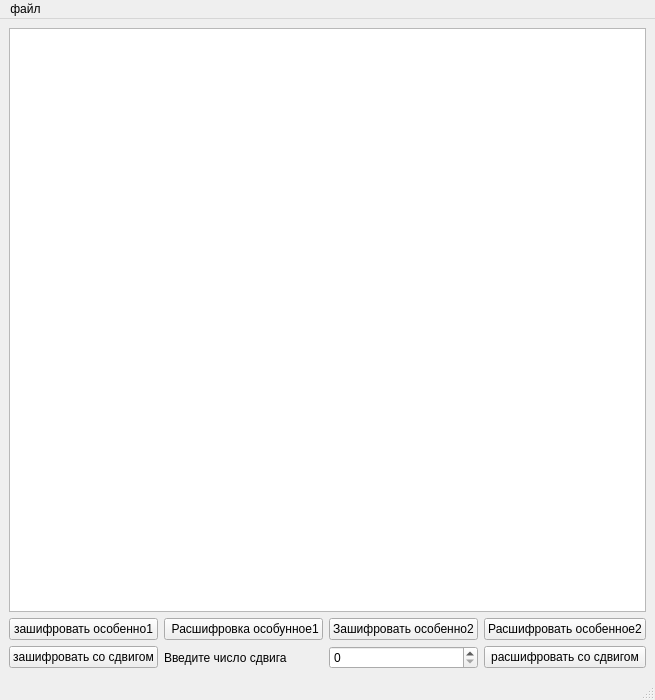
<?xml version="1.0" encoding="UTF-8"?>
<ui version="4.0">
 <class>MainWindow</class>
 <widget class="QMainWindow" name="MainWindow">
  <property name="geometry">
   <rect>
    <x>0</x>
    <y>0</y>
    <width>600</width>
    <height>700</height>
   </rect>
  </property>
  <property name="windowTitle">
   <string>MainWindow</string>
  </property>
  <widget class="QWidget" name="centralwidget">
   <layout class="QGridLayout" name="gridLayout">
    <item row="3" column="2">
     <widget class="QSpinBox" name="spinBox"/>
    </item>
    <item row="3" column="0">
     <widget class="QPushButton" name="pushButton">
      <property name="text">
       <string>зашифровать со сдвигом</string>
      </property>
     </widget>
    </item>
    <item row="3" column="3">
     <widget class="QPushButton" name="pushButton_2">
      <property name="text">
       <string>расшифровать со сдвигом</string>
      </property>
     </widget>
    </item>
    <item row="0" column="0" colspan="4">
     <widget class="QTextEdit" name="textEdit"/>
    </item>
    <item row="3" column="1">
     <widget class="QLabel" name="label">
      <property name="text">
       <string>Введите число сдвига</string>
      </property>
     </widget>
    </item>
    <item row="1" column="0">
     <widget class="QPushButton" name="pushButton_3">
      <property name="text">
       <string>зашифровать особенно1</string>
      </property>
     </widget>
    </item>
    <item row="1" column="1">
     <widget class="QPushButton" name="pushButton_4">
      <property name="text">
       <string> Расшифровка особунное1</string>
      </property>
     </widget>
    </item>
    <item row="1" column="2">
     <widget class="QPushButton" name="pushButton_5">
      <property name="text">
       <string>Зашифровать особенно2</string>
      </property>
     </widget>
    </item>
    <item row="1" column="3">
     <widget class="QPushButton" name="pushButton_6">
      <property name="text">
       <string>Расшифровать особенное2</string>
      </property>
     </widget>
    </item>
   </layout>
  </widget>
  <widget class="QMenuBar" name="menubar">
   <property name="geometry">
    <rect>
     <x>0</x>
     <y>0</y>
     <width>600</width>
     <height>18</height>
    </rect>
   </property>
   <widget class="QMenu" name="menu">
    <property name="title">
     <string>файл</string>
    </property>
   </widget>
   <addaction name="menu"/>
  </widget>
  <widget class="QStatusBar" name="statusbar"/>
 </widget>
 <resources/>
 <connections/>
</ui>
